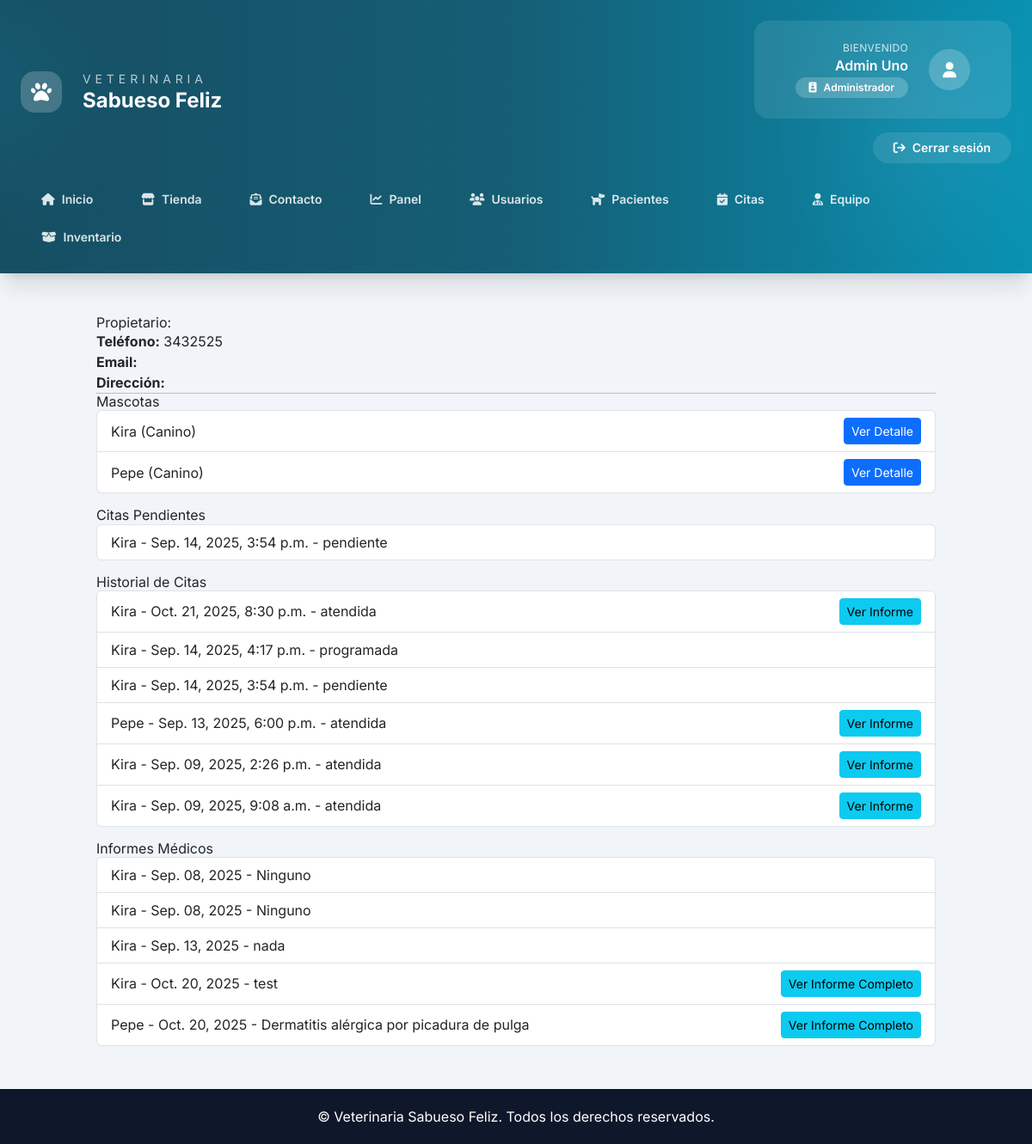
The page /propietario/1/ (signed in) on the database its author committed.
### Core/models.py (models this page shows, shortened)
class User(AbstractUser):
    ROLES = (
        ("ADMIN", "Administrador"),
        ("VET", "Veterinario"),
        ("ADMIN_OP", "Administrativo"),
        ("OWNER", "Propietario"),
    )
    rol = models.CharField(max_length=20, choices=ROLES)
    telefono = models.CharField(max_length=20, blank=True)
    direccion = models.CharField(max_length=200, blank=True)
    activo = models.BooleanField(default=True)
    avatar = models.ImageField(upload_to="avatars/", blank=True, null=True)
    especialidad = models.CharField(max_length=100, blank=True)  # para veterinarios
    sucursal = models.ForeignKey(
        Sucursal,
        on_delete=models.SET_NULL,
        null=True,
        blank=True,
        related_name="usuarios",
    )

class Propietario(models.Model):
    user = models.OneToOneField(User, on_delete=models.CASCADE)
    telefono = models.CharField(max_length=20, blank=True)
    direccion = models.CharField(max_length=200, blank=True)
    ciudad = models.CharField(max_length=100, blank=True)
    notas = models.TextField(blank=True)

class Paciente(models.Model):
    nombre = models.CharField(max_length=100)
    especie = models.CharField(max_length=50)
    raza = models.CharField(max_length=50, blank=True)
    sexo = models.CharField(max_length=10)
    fecha_nacimiento = models.DateField()
    propietario = models.ForeignKey(Propietario, on_delete=models.CASCADE)
    vacunas = models.TextField(blank=True)
    alergias = models.TextField(blank=True)
    foto = models.ImageField(upload_to="pacientes/", blank=True, null=True)

class Cita(models.Model):
    ESTADOS = (
        ("pendiente", "Pendiente"),
        ("programada", "Programada"),
        ("atendida", "Atendida"),
        ("cancelada", "Cancelada"),
    )
    TIPOS = (
        ("consulta", "Consulta"),
        ("vacunacion", "Vacunación"),
        ("cirugia", "Cirugía"),
    )
    paciente = models.ForeignKey(Paciente, on_delete=models.CASCADE)
    veterinario = models.ForeignKey(
        User,
        limit_choices_to={"rol": "VET"},
        on_delete=models.SET_NULL,
        null=True,
        blank=True,
    )
    sucursal = models.ForeignKey(
        Sucursal,
        on_delete=models.PROTECT,
        related_name="citas",
    )
    fecha_solicitada = models.DateField(default=timezone.now)
    fecha_hora = models.DateTimeField(blank=True, null=True)
    duracion = models.IntegerField(default=30)  # duración en minutos
    tipo = models.CharField(max_length=50, choices=TIPOS, default="consulta")
    estado = models.CharField(max_length=20, choices=ESTADOS, default="pendiente")
    notas = models.TextField(blank=True)

class HistorialMedico(models.Model):
    paciente = models.ForeignKey(Paciente, on_delete=models.CASCADE)
    veterinario = models.ForeignKey(User, limit_choices_to={"rol": "VET"}, on_delete=models.SET_NULL, null=True)
    fecha = models.DateTimeField(auto_now_add=True)
    diagnostico = models.TextField()
    tratamiento = models.TextField()
    notas = models.TextField(blank=True)
    peso = models.DecimalField(max_digits=5, decimal_places=2, blank=True, null=True)
    temperatura = models.DecimalField(max_digits=4, decimal_places=1, blank=True, null=True)
    examenes = models.TextField(blank=True)
    imagenes = models.ImageField(upload_to="historial_medico/", blank=True, null=True)
    proximo_control = models.DateField(blank=True, null=True)
    sin_proximo_control = models.BooleanField(default=False)
    cita = models.OneToOneField(
        "Cita",
        on_delete=models.SET_NULL,
        null=True,
        blank=True,
        related_name="historial_medico",
    )

### Core/views.py (the view)
# urls.py: path('propietario/<int:propietario_id>/', views.detalle_propietario, name='detalle_propietario'),
@login_required
def detalle_propietario(request, propietario_id):
    if request.user.rol not in {"ADMIN", "ADMIN_OP"}:
        messages.error(request, "No tienes permiso para esta acción.")
        return redirect("dashboard")
    propietario = get_object_or_404(Propietario, id=propietario_id)
    mascotas = Paciente.objects.filter(propietario=propietario)
    citas = Cita.objects.filter(paciente__in=mascotas)
    if not request.user.is_superuser:
        citas = citas.filter(sucursal_id=getattr(request.user, "sucursal_id", None))
        mascotas = mascotas.filter(cita__sucursal_id=getattr(request.user, "sucursal_id", None)).distinct()
    citas = citas.order_by("-fecha_solicitada", "-fecha_hora")
    citas_pendientes = citas.filter(estado="pendiente").order_by(
        "fecha_solicitada", "fecha_hora"
    )
    informes = HistorialMedico.objects.filter(paciente__in=mascotas)
    if not request.user.is_superuser:
        informes = informes.filter(
            paciente__cita__sucursal_id=getattr(request.user, "sucursal_id", None)
        ).distinct()
    return render(
        request,
        "core/detalle_propietario.html",
        {
            "propietario": propietario,
            "mascotas": mascotas,
            "citas": citas,
            "citas_pendientes": citas_pendientes,
            "informes": informes,
        },
    )

### Core/templates/core/detalle_propietario.html (shortened to what this page needs)
{% extends "core/base.html" %}
{% block content %}
<div class="container mt-4">
    <h2>Propietario: {{ propietario.first_name }} {{ propietario.last_name }}</h2>
    <p><strong>Teléfono:</strong> {{ propietario.telefono }}</p>
    <p><strong>Email:</strong> {{ propietario.email }}</p>
    <p><strong>Dirección:</strong> {{ propietario.direccion }}</p>
    <hr>
    <h3>Mascotas</h3>
    <ul class="list-group mb-3">
        {% for mascota in mascotas %}
            <li class="list-group-item d-flex justify-content-between align-items-center">
                {{ mascota.nombre }} ({{ mascota.especie }})
                <a href="{% url 'detalle_mascota' mascota.id %}" class="btn btn-sm btn-primary">Ver Detalle</a>
            </li>
        {% empty %}
            <li class="list-group-item">No tiene mascotas registradas</li>
        {% endfor %}
    </ul>
    <h3>Citas Pendientes</h3>
    <ul class="list-group mb-3">
        {% for cita in citas_pendientes %}
            <li class="list-group-item d-flex justify-content-between align-items-center">
                {{ cita.paciente.nombre }} -
                {% if cita.fecha_hora %}
                    {{ cita.fecha_hora|date:"M. d, Y, g:i a" }}
                {% else %}
                    {{ cita.fecha_solicitada|date:"M. d, Y" }} (sin horario)
                {% endif %}
                - {{ cita.estado }}
            </li>
        {% empty %}
            <li class="list-group-item">No tiene citas pendientes</li>
        {% endfor %}
    </ul>
    <h3>Historial de Citas</h3>
    <ul class="list-group mb-3">
        {% for cita in citas %}
            <li class="list-group-item d-flex justify-content-between align-items-center">
                {{ cita.paciente.nombre }} -
                {% if cita.fecha_hora %}
                    {{ cita.fecha_hora|date:"M. d, Y, g:i a" }}
                {% else %}
                    {{ cita.fecha_solicitada|date:"M. d, Y" }} (sin horario)
                {% endif %}
                - {{ cita.estado }}
                {% if cita.estado == "atendida" %}
                    <a href="{% url 'detalle_cita' cita.id %}" class="btn btn-sm btn-info">Ver Informe</a>
                {% endif %}
            </li>
        {% empty %}
            <li class="list-group-item">No tiene citas registradas</li>
        {% endfor %}
    </ul>
    <h3>Informes Médicos</h3>
    <ul class="list-group mb-3">
        {% for informe in informes %}
            <li class="list-group-item d-flex justify-content-between align-items-center">
                {{ informe.paciente.nombre }} - {{ informe.fecha|date:"M. d, Y" }} - {{ informe.diagnostico|truncatechars:50 }}
                {% if informe.cita %}
                    <a href="{% url 'detalle_cita' informe.cita.id %}" class="btn btn-sm btn-info">Ver Informe Completo</a>
                {% endif %}
            </li>
        {% empty %}
            <li class="list-group-item">No tiene informes médicos</li>
        {% endfor %}
    </ul>
</div>
{% endblock %}

### Core/templates/core/partials/header.html (shortened to what this page needs)
{% with current=request.resolver_match.url_name %}
<header class="relative overflow-hidden bg-gradient-to-r from-cyan-900 via-cyan-800 to-cyan-600 text-white shadow-xl">
    <div class="pointer-events-none absolute inset-0 opacity-20">
        <div class="absolute -left-32 top-0 h-48 w-48 rounded-full bg-cyan-400/60 blur-3xl"></div>
        <div class="absolute right-0 top-10 h-56 w-56 rounded-full bg-sky-300/50 blur-3xl"></div>
    </div>
    <div class="relative z-10 max-w-7xl mx-auto px-4 sm:px-6 lg:px-8 py-6">
        <div class="flex flex-col gap-6">
            <div class="flex flex-col gap-4 lg:flex-row lg:items-center lg:justify-between">
                <div class="flex items-center gap-4">
                    <div class="flex h-12 w-12 items-center justify-center rounded-2xl bg-white/20">
                        <i class="fas fa-paw text-2xl"></i>
                    </div>
                    <div>
                        <p class="text-sm uppercase tracking-[0.35em] text-white/70">Veterinaria</p>
                        <a href="{% url 'landing' %}" class="text-2xl font-bold leading-tight text-white hover:text-cyan-100">
                            Sabueso Feliz
                        </a>
                    </div>
                </div>
                {% if request.user.is_authenticated %}
                    <div class="flex flex-col gap-3 text-white lg:items-end">
                        <div class="flex items-center gap-4 rounded-2xl bg-white/10 px-5 py-4 backdrop-blur">
                            <div class="text-right">
                                <p class="text-xs uppercase tracking-wide text-white/80">Bienvenido</p>
                                <p class="font-semibold">{{ request.user.get_full_name|default:request.user.username }}</p>
                                <span class="inline-flex items-center gap-2 rounded-full bg-white/20 px-3 py-1 text-xs font-semibold">
                                    <i class="fas fa-id-badge"></i>
                                    {{ request.user.get_rol_display }}
                                </span>
                            </div>
                            <div class="flex h-12 w-12 items-center justify-center rounded-full bg-white/20">
                                <i class="fas fa-user text-lg"></i>
                            </div>
                        </div>
                        <div class="flex flex-wrap items-center justify-end gap-2">
                            <a href="{% url 'logout' %}"
                               class="inline-flex items-center gap-2 rounded-full bg-white/10 px-4 py-2 text-sm font-semibold transition hover:bg-white/20">
                                <i class="fas fa-arrow-right-from-bracket"></i>
                                Cerrar sesión
                            </a>
                        </div>
                    </div>
                {% endif %}
            </div>
            <nav class="flex flex-wrap items-center gap-2">
                <a href="{% url 'landing' %}"
                   class="rounded-full px-4 py-2 text-sm font-semibold transition-colors {% if current == 'landing' %}bg-white text-cyan-900 shadow{% else %}text-white/85 hover:bg-white/10{% endif %}">
                    <i class="fas fa-home mr-2"></i>Inicio
                </a>
                <a href="{% url 'tienda' %}"
                   class="rounded-full px-4 py-2 text-sm font-semibold transition-colors {% if current == 'tienda' or current == 'detalle_producto' %}bg-white text-cyan-900 shadow{% else %}text-white/85 hover:bg-white/10{% endif %}">
                    <i class="fas fa-store mr-2"></i>Tienda
                </a>
                <a href="{% url 'contacto' %}"
                   class="rounded-full px-4 py-2 text-sm font-semibold transition-colors {% if current == 'contacto' %}bg-white text-cyan-900 shadow{% else %}text-white/85 hover:bg-white/10{% endif %}">
                    <i class="fas fa-envelope-open-text mr-2"></i>Contacto
                </a>
                {% if request.user.is_authenticated %}
                    <a href="{% url 'dashboard' %}"
                       class="rounded-full px-4 py-2 text-sm font-semibold transition-colors {% if current == 'dashboard' %}bg-white text-cyan-900 shadow{% else %}text-white/85 hover:bg-white/10{% endif %}">
                        <i class="fas fa-chart-line mr-2"></i>Panel
                    </a>
                    {% if request.user.rol == "ADMIN" or request.user.rol == "ADMIN_OP" %}
                        <a href="{% url 'listar_usuarios' %}"
                           class="rounded-full px-4 py-2 text-sm font-semibold transition-colors {% if current == 'listar_usuarios' %}bg-white text-cyan-900 shadow{% else %}text-white/85 hover:bg-white/10{% endif %}">
                            <i class="fas fa-users mr-2"></i>Usuarios
                        </a>
                        <a href="{% url 'listar_pacientes' %}"
                           class="rounded-full px-4 py-2 text-sm font-semibold transition-colors {% if current == 'listar_pacientes' %}bg-white text-cyan-900 shadow{% else %}text-white/85 hover:bg-white/10{% endif %}">
                            <i class="fas fa-dog mr-2"></i>Pacientes
                        </a>
                        <a href="{% url 'listar_citas_admin' %}"
                           class="rounded-full px-4 py-2 text-sm font-semibold transition-colors {% if current == 'listar_citas_admin' or current == 'asignar_veterinario_citas' %}bg-white text-cyan-900 shadow{% else %}text-white/85 hover:bg-white/10{% endif %}">
                            <i class="fas fa-calendar-check mr-2"></i>Citas
                        </a>
                    {% endif %}
                    {% if request.user.rol == "ADMIN" %}
                        <a href="{% url 'dashboard_veterinarios' %}"
                           class="rounded-full px-4 py-2 text-sm font-semibold transition-colors {% if current == 'dashboard_veterinarios' %}bg-white text-cyan-900 shadow{% else %}text-white/85 hover:bg-white/10{% endif %}">
                            <i class="fas fa-user-md mr-2"></i>Equipo
                        </a>
                        <a href="{% url 'admin_productos_list' %}"
                           class="rounded-full px-4 py-2 text-sm font-semibold transition-colors {% if current == 'admin_productos_list' %}bg-white text-cyan-900 shadow{% else %}text-white/85 hover:bg-white/10{% endif %}">
                            <i class="fas fa-box-open mr-2"></i>Inventario
                        </a>
                    {% elif request.user.rol == "ADMIN_OP" %}
                        <a href="{% url 'dashboard_veterinarios' %}"
                           class="rounded-full px-4 py-2 text-sm font-semibold transition-colors {% if current == 'dashboard_veterinarios' %}bg-white text-cyan-900 shadow{% else %}text-white/85 hover:bg-white/10{% endif %}">
                            <i class="fas fa-user-md mr-2"></i>Equipo
                        </a>
                    {% endif %}
                {% endif %}
            </nav>
        </div>
    </div>
</header>
{% endwith %}

### Core/templates/core/base.html (style rules this page uses)
body { font-family: 'Inter', sans-serif; background-color: #f5f7fa; }

### rows shown on the page
User: user.get_full_name "Admin Uno", user.rol "Administrador"
Propietario: telefono "3432525"
Paciente: nombre "Kira", especie "Canino"
Paciente: nombre "Pepe", especie "Canino"
Cita: paciente.nombre "Kira", fecha_hora "Sep. 14, 2025, 3:54 p.m.", estado "pendiente"
Cita: paciente.nombre "Kira", fecha_hora "Oct. 21, 2025, 8:30 p.m.", estado "atendida", shows "Ver Informe"
Cita: paciente.nombre "Kira", fecha_hora "Sep. 14, 2025, 4:17 p.m.", estado "programada"
Cita: paciente.nombre "Pepe", fecha_hora "Sep. 13, 2025, 6:00 p.m.", estado "atendida", shows "Ver Informe"
Cita: paciente.nombre "Kira", fecha_hora "Sep. 09, 2025, 2:26 p.m.", estado "atendida", shows "Ver Informe"
Cita: paciente.nombre "Kira", fecha_hora "Sep. 09, 2025, 9:08 a.m.", estado "atendida", shows "Ver Informe"
HistorialMedico: paciente.nombre "Kira", fecha "Sep. 08, 2025", diagnostico "Ninguno"
HistorialMedico: paciente.nombre "Kira", fecha "Sep. 08, 2025", diagnostico "Ninguno"
HistorialMedico: paciente.nombre "Kira", fecha "Sep. 13, 2025", diagnostico "nada"
HistorialMedico: paciente.nombre "Kira", fecha "Oct. 20, 2025", diagnostico "test", shows "Ver Informe Completo"
HistorialMedico: paciente.nombre "Pepe", fecha "Oct. 20, 2025", diagnostico "Dermatitis alérgica por picadura de pulga", shows "Ver Informe Completo"
